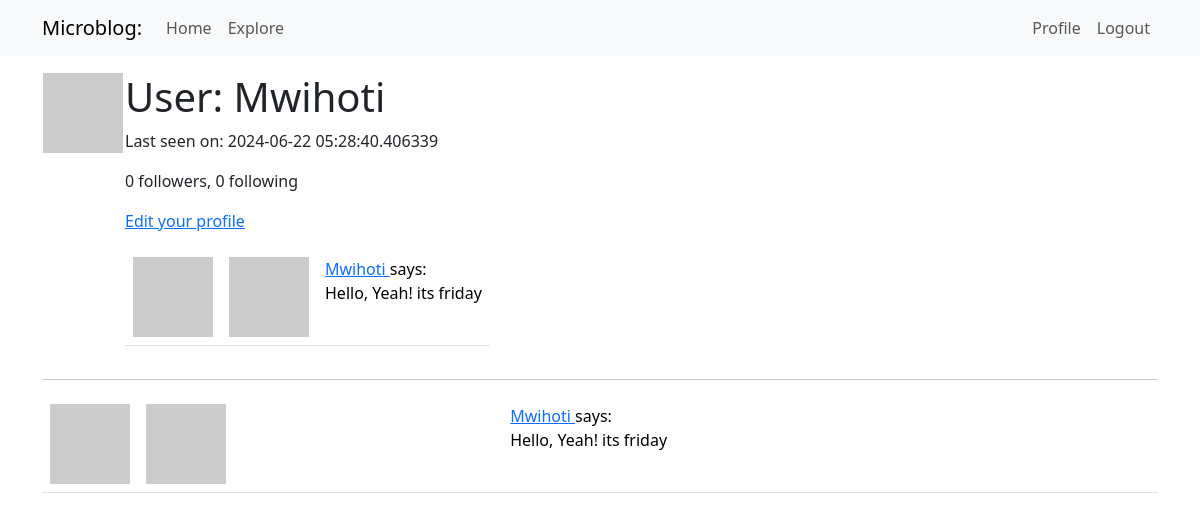
Page /user/Mwihoti (signed in) on the earlier database version.
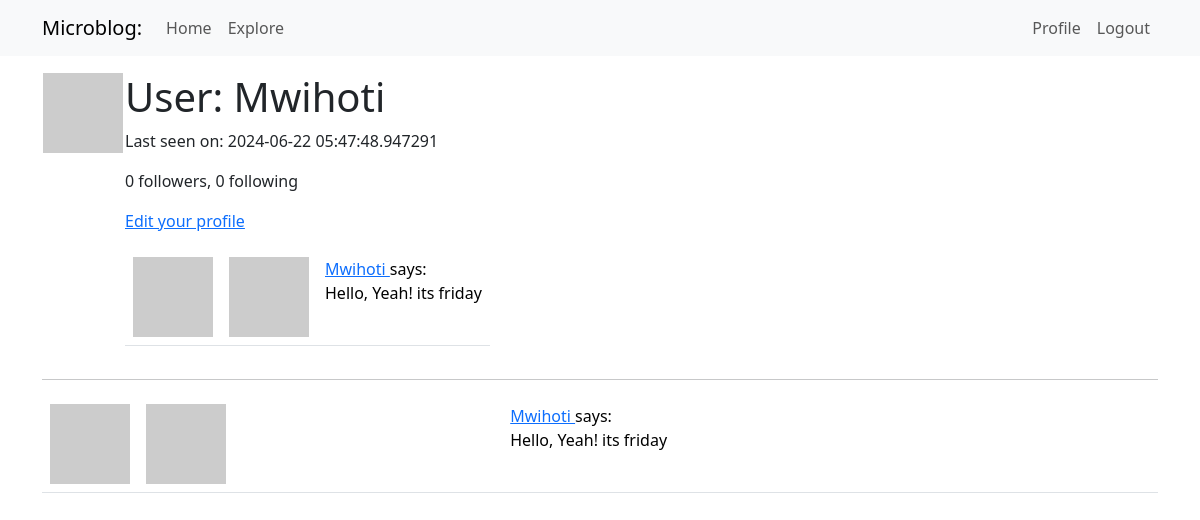
Same page on the later database version.
### app/models.py (models this page shows, shortened)
class User(UserMixin, db.Model):
    id: so.Mapped[int] = so.mapped_column(primary_key=True)
    username: so.Mapped[str] = so.mapped_column(sa.String(64), index=True,
                                                unique=True)
    email: so.Mapped[str] = so.mapped_column(sa.String(120), index=True,
                                             unique=True)
    password_hash: so.Mapped[Optional[str]] = so.mapped_column(sa.String(256))
    about_me: so.Mapped[Optional[str]] = so.mapped_column(sa.String(140))
    last_seen: so.Mapped[Optional[datetime]] = so.mapped_column(
        default=lambda: datetime.now(timezone.utc))
    posts: so.WriteOnlyMapped['Post'] = so.relationship(back_populates='author')
    following: so.WriteOnlyMapped['User'] = so.relationship(
        secondary=followers, primaryjoin=(followers.c.follower_id == id),
        secondaryjoin=(followers.c.followed_id==id),
        back_populates='followers'
    )
    followers: so.WriteOnlyMapped['User'] = so.relationship(
        secondary=followers, primaryjoin=(followers.c.followed_id == id),
        secondaryjoin=(followers.c.follower_id == id),
        back_populates='following'
    )
    def avatar(self, size):
        digest = hashlib.md5(self.email.lower().encode('utf-8')).hexdigest()
        return f'https://www.gravatar.com/avatar/{digest}?d=identicon&s={size}'
    @login.user_loader
    def load_user(id):
        return db.session.get(User, int(id))
    def followers_count(self):
        query = sa.select(sa.func.count()).select_from(
            self.followers.select().subquery())
        return db.session.scalar(query)
    def following_count(self):
        query = sa.select(sa.func.count()).select_from(
            self.following.select().subquery())
        return db.session.scalar(query)

class Post(db.Model):
    id: so.Mapped[int] = so.mapped_column(primary_key=True)
    body: so.Mapped[str] = so.mapped_column(sa.String(140))
    timestamp: so.Mapped[datetime] = so.mapped_column(
        index=True, default=lambda: datetime.now(timezone.utc))
    user_id: so.Mapped[int] = so.mapped_column(sa.ForeignKey('user.id'),
                                               index=True
    )
    author: so.Mapped[User] = so.relationship('User', back_populates='posts')

### app/routes.py (the view)
@app.route('/user/<username>')
@login_required
def user(username):
    user = db.first_or_404(sa.select(User).where(User.username == username))
    page = request.args.get('page', 1, type=int)
    query = user.posts.select().order_by(Post.timestamp.desc())
    posts = db.paginate(query, page=page, per_page=app.config['POSTS_PER_PAGE'],
                        error_out=False)
    next_url = url_for('user', username=user.username, page=posts.next_num) \
        if posts.has_next else None
    prev_url = url_for('user', username=user.username, page=posts.prev_num) \
        if posts.has_prev else None
    form = EmptyForm()
    return render_template('user.html', user=user, posts=posts, form=form, prev_url=prev_url, next_url=next_url)

### app/routes.py (called while the page is built)
@app.before_request
def before_request():
    if current_user.is_authenticated:
        current_user.last_seen = datetime.now(timezone.utc)
        db.session.commit()

### app/templates/user.html (shortened to what this page needs)
{% extends "base.html" %}
{% block content %}
<table>
    <tr valign="top">
        <td><img src="{{ user.avatar(128)}}"></td>
        <td>
            <h1>User: {{user.username }}</h1>
            {% if user.last_seen %}<p>Last seen on: {{ user.last_seen }}</p>{% endif %}
            <p>{{user.followers_count()}} followers, {{ user.following_count()}} following</p>
            {% if user == current_user %}
            <p><a href="{{ url_for('edit_profile') }}">Edit your profile</a></p>
            {% endif %}
            {% for post in posts %}
            {% include '_post.html' %}
        {% endfor %}
        </td>
    </tr>
</table>
<hr>
{% for post in posts %}
{% include '_post.html' %}
{%endfor %}
{% endblock %}

### app/templates/base.html (shortened to what this page needs)
<!doctype html>
<html>
    <head>
        <link
        href="https://cdn.jsdelivr.net/npm/bootstrap@5.3.2/dist/css/bootstrap.min.css"
        rel="stylesheet"
>
    </head>
    <body>
        <nav class="navbar navbar-expand-lg bg-body-tertiary">
              <div class="container">
                <a class="navbar-brand" href="{{url_for('index')}}">Microblog:</a>
                <div class="collapse navbar-collapse" id="navbarSupportedContent">
                    <ul class="navbar-nav me-auto mb-2 mb-lg-0">
            <li class="nav-item">
              <a class="nav-link" aria-current="page" href="{{ url_for('index') }}">Home</a>
            </li>
            <li class="nav-item">
              <a class="nav-link" aria-current="page" href="{{ url_for('explore') }}">Explore</a>
            </li>
          </ul>
          <ul class="navbar-nav mb-2 mb-lg-0">
            {% if current_user.is_anonymous %}
            <li class="nav-item">
              <a class="nav-link" aria-current="page" href="{{ url_for('login') }}">Login</a>
            </li>
            {% else %}
            <li class="nav-item">
              <a class="nav-link" aria-current="page" href="{{ url_for('user', username=current_user.username) }}">Profile</a>
            </li>
            <li class="nav-item">
              <a class="nav-link" aria-current="page" href="{{ url_for('logout') }}">Logout</a>
            </li>
            {% endif %}
          </ul>
                </div>
        </div>
        </nav>
      <div class="container mt-3">
            {% block content %}{% endblock %}
      </div>
    </body>
</html>

### app/templates/_post.html
<table class="table table-hover">
    <tr >
        <td width="70px">
            <img src="{{post.author.avatar(36) }}"></td>
        <td>
            <a href="{{ url_for('user', username=post.author.username)}}">
                <img src="{{post.author.avatar(70)}}" />
            </a>
            <td>
                <a href="{{ url_for('user', username=post.author.username)}}">
                    {{ post.author.username}}
                </a>
                says: <br> {{post.body}} </td>
            </td>
    </tr>
</table>

Differences in the rows shown:
changed User "Mwihoti": last_seen "2024-06-22 05:28:40.406339" → "2024-06-22 05:47:48.947291"
